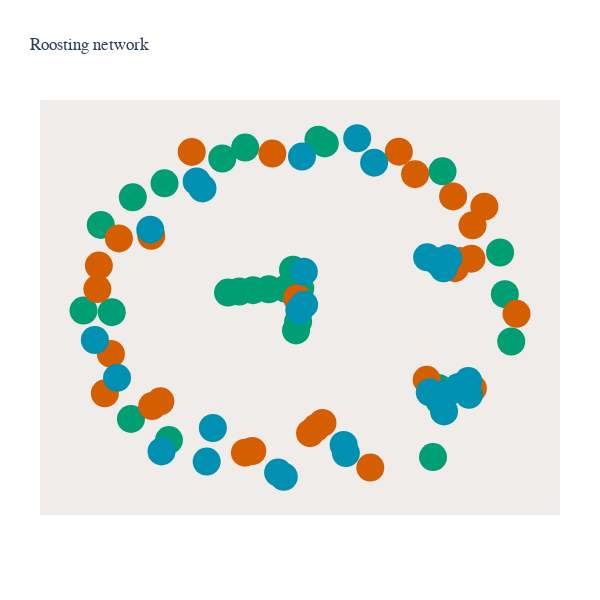

Notebook code for this chart:
### Markdown cell above
### Relation networks

**nodes** as individual bats

**edges** as relations

### Code cell
##### import networkx as nx

target_relation= ['PO']

sorted_names= list(Par_dict.keys())

gp_acquaintance= [[z for z in gp_bats.keys() if x in gp_bats[z]] for x in sorted_names]
gp_acquaintance= list(it.chain(*gp_acquaintance))

gp_col= {
    'SE': [213,94,0],
    'SR': [0,158,115],
    'SH': [0,144,178]
}

col_vec= ['rgb({})'.format(','.join([str(z) for z in gp_col[x]])) for x in gp_acquaintance]

G=nx.Graph()#  G is an empty Graph

my_nodes=range(len(sorted_names))
G.add_nodes_from(my_nodes)

edges= []
edge_width= []
for bat in sorted_names:
    for other in sorted_names:
        if Par_dict[bat][other] in target_relation and bat != other:
            ibat= sorted_names.index(bat)
            iother= sorted_names.index(other)
            edge_width.append(Anatree[bat][other])
            edges.append(tuple(sorted([ibat,iother])))

edges= sorted(list(set(edges)))
G.add_edges_from(edges)

pos=nx.fruchterman_reingold_layout(G)

Xn=[pos[k][0] for k in range(len(pos))]
Yn=[pos[k][1] for k in range(len(pos))]

labels= sorted_names



trace_nodes=dict(type='scatter',
                 x=Xn, 
                 y=Yn,
                 mode='markers',
                 marker=dict(size=28, color=col_vec),
                 text=labels,
                 hoverinfo='text')


Xe=[]
Ye=[]
for e in G.edges():
    Xe.extend([pos[e[0]][0], pos[e[1]][0], None])
    Ye.extend([pos[e[0]][1], pos[e[1]][1], None])

trace_edges=dict(type='scatter',
                 mode='lines',
                 x=Xe,
                 y=Ye,
                 line=dict(width=1, color='rgb(25,25,25)'),
                 hoverinfo='none' 
                )

axis=dict(showline=False, # hide axis line, grid, ticklabels and  title
          zeroline=False,
          showgrid=False,
          showticklabels=False,
          title='' 
          )
layout=dict(title= 'Roosting network',  
            font= dict(family='Balto'),
            width=600,
            height=600,
            autosize=False,
            showlegend=False,
            xaxis=axis,
            yaxis=axis,
            margin=dict(
            l=40,
            r=40,
            b=85,
            t=100,
            pad=0,
       
    ),
    hovermode='closest',
    plot_bgcolor='#efecea', #set background color            
    )


fig = dict(data=[trace_edges, trace_nodes], layout=layout)

iplot(fig)

### Figure 1 — Plotly figure (JSON) as saved in the notebook; plotly's stock layout.template omitted (floating-point values rounded to 4 significant figures)
{"data": [{"hoverinfo": "none", "line": {"color": "rgb(25,25,25)", "width": 1}, "mode": "lines", "type": "scatter", "x": [0.05982, 0.08805, null, 0.6067, 0.6013, null, 0.6067, 0.6263, null, -0.03189, -0.04139, null, -0.03189, -0.0265, null, -0.02227, -0.04262, null, -0.02227, -0.03683, null, -0.08726, -0.1642, null, -0.08726, -0.04262, null, -0.08726, -0.03683, null, -0.2973, -0.3481, null, -0.2973, -0.235, null, -0.1642, -0.235, null, 0.6013, 0.548, null, 0.6013, 0.6916, null, 0.6013, 0.6394, null, 0.6013, 0.5622, null, -0.04262, -0.05497, null, -0.04262, -0.006277, null, -0.03683, -0.0265, null, -0.03683, -0.005092, null, 0.022, 0.04863, null, 0.7499, 0.6969, null, -0.6944, -0.6989, null, 0.07793, 0.04863, null, 0.6969, 0.6747, null, 0.6969, 0.6456, null, -0.6903, -0.6533, null, 0.6747, 0.624, null, 0.7561, 0.6916, null, -0.2386, -0.2717, null, 0.1734, 0.1836, null, -0.4896, -0.4633, null, 0.6916, 0.7388, null, 0.6916, 0.7355, null, -0.1222, -0.09666, null, -0.0265, -0.005092, null, 0.624, 0.5938, null, 0.5938, 0.5501, null, 0.5938, 0.6456, null], "y": [0.9522, 0.9316, null, -0.5302, -0.4551, null, -0.5302, -0.5885, null, -0.07878, -0.1292, null, -0.07878, -0.01505, null, 0.1099, 0.1614, null, 0.1099, 0.05404, null, 0.1067, 0.1046, null, 0.1067, 0.1614, null, 0.1067, 0.05404, null, 0.09169, 0.0855, null, 0.09169, 0.09947, null, 0.1046, 0.09947, null, -0.4551, -0.4088, null, -0.4551, -0.449, null, -0.4551, -0.4861, null, -0.4551, -0.4798, null, 0.1614, 0.2157, null, 0.1614, 0.2044, null, 0.05404, -0.01505, null, 0.05404, 0.01709, null, -0.7116, -0.6811, null, 0.2779, 0.2647, null, 0.4075, 0.4424, null, -0.6537, -0.6811, null, 0.2647, 0.2241, null, 0.2647, 0.2805, null, -0.5581, -0.5307, null, 0.2241, 0.2235, null, -0.4579, -0.449, null, -0.8126, -0.822, null, -0.7782, -0.8245, null, 0.7157, 0.6762, null, -0.449, -0.4942, null, -0.449, -0.4159, null, -0.9349, -0.9586, null, -0.01505, 0.01709, null, 0.2235, 0.2636, null, 0.2636, 0.2852, null, 0.2636, 0.2805, null]}, {"hoverinfo": "text", "marker": {"color": ["rgb(0,158,115)", "rgb(0,158,115)", "rgb(0,158,115)", "rgb(0,158,115)", "rgb(0,158,115)", "rgb(0,158,115)", "rgb(0,158,115)", "rgb(0,158,115)", "rgb(0,158,115)", "rgb(0,158,115)", "rgb(0,158,115)", "rgb(0,158,115)", "rgb(0,158,115)", "rgb(0,158,115)", "rgb(0,158,115)", "rgb(0,158,115)", "rgb(0,158,115)", "rgb(0,158,115)", "rgb(0,158,115)", "rgb(0,158,115)", "rgb(0,158,115)", "rgb(0,158,115)", "rgb(0,158,115)", "rgb(0,158,115)", "rgb(0,158,115)", "rgb(0,158,115)", "rgb(0,158,115)", "rgb(0,158,115)", "rgb(213,94,0)", "rgb(213,94,0)", "rgb(213,94,0)", "rgb(213,94,0)", "rgb(213,94,0)", "rgb(213,94,0)", "rgb(213,94,0)", "rgb(213,94,0)", "rgb(213,94,0)", "rgb(213,94,0)", "rgb(213,94,0)", "rgb(213,94,0)", "rgb(213,94,0)", "rgb(213,94,0)", "rgb(213,94,0)", "rgb(213,94,0)", "rgb(213,94,0)", "rgb(213,94,0)", "rgb(213,94,0)", "rgb(213,94,0)", "rgb(213,94,0)", "rgb(213,94,0)", "rgb(213,94,0)", "rgb(213,94,0)", "rgb(213,94,0)", "rgb(213,94,0)", "rgb(213,94,0)", "rgb(213,94,0)", "rgb(0,144,178)", "rgb(0,144,178)", "rgb(0,144,178)", "rgb(0,144,178)", "rgb(0,144,178)", "rgb(0,144,178)", "rgb(0,144,178)", "rgb(0,144,178)", "rgb(0,144,178)", "rgb(0,144,178)", "rgb(0,144,178)", "rgb(0,144,178)", "rgb(0,144,178)", "rgb(0,144,178)", "rgb(0,144,178)", "rgb(0,144,178)", "rgb(0,144,178)", "rgb(0,144,178)", "rgb(0,144,178)", "rgb(0,144,178)", "rgb(0,144,178)", "rgb(0,144,178)", "rgb(0,144,178)", "rgb(0,144,178)", "rgb(0,144,178)", "rgb(0,144,178)", "rgb(0,144,178)", "rgb(0,144,178)"], "size": 28}, "mode": "markers", "text": ["ESSR19", "ESSR18", "ESSR20", "ESSR01", "ESSR02", "ESSR03", "ESSR04", "ESSR05", "ESSR06", "ESSR07", "ESSR08", "ESSR09", "ESSR10", "ESSR11", "ESSR12", "ESSR13", "ESSR14", "ESSR15", "ESSR16", "ESSR17", "ESSR21", "ESSR22", "ESSR23", "ESSR24", "ESSR25", "ESSR26", "ESSR27", "ESSR28", "ESSE01", "ESSE02", "ESSE03", "ESSE04", "ESSE05", "ESSE06", "ESSE07", "ESSE08", "ESSE09", "ESSE10", "ESSE11", "ESSE12", "ESSE13", "ESSE14", "ESSE15", "ESSE16", "ESSE17", "ESSE18", "ESSE19", "ESSE20", "ESSE21", "ESSE22", "ESSE23", "ESSE24", "ESSE25", "ESSE26", "ESSE27", "ESSE28", "ESSH10", "ESSH11", "ESSH12", "ESSH13", "ESSH14", "ESSH15", "ESSH16", "ESSH17", "ESSH18", "ESSH19", "ESSH08", "ESSH09", "ESSH01", "ESSH02", "ESSH03", "ESSH04", "ESSH05", "ESSH06", "ESSH07", "ESSH20", "ESSH21", "ESSH22", "ESSH23", "ESSH24", "ESSH25", "ESSH26", "ESSH27", "ESSH28"], "type": "scatter", "x": [0.05982, 0.6067, 0.08805, -0.03189, 0.879, -0.02227, -0.374, -0.08726, -0.9221, -0.2973, -0.04139, -0.3481, -0.1642, -0.2709, 0.9294, 0.6013, 0.6196, -0.04262, 0.9005, -0.235, -0.7859, -0.7775, -0.6145, -0.6345, -1, 0.5766, -0.8726, -0.05497, -0.03683, -0.9375, 0.022, -0.8765, -0.8403, 0.7499, -0.9307, 0.6672, -0.6944, 0.07793, 0.6969, -0.6903, 0.6747, 0.9531, 0.8082, 0.4223, 0.04863, -0.1483, -0.6533, 0.7547, 0.7561, 0.548, -0.2386, -0.9036, -0.5119, 0.2936, -0.2717, 0.4957, -0.6989, 0.1734, -0.4896, 0.6916, -0.1222, 0.6394, -0.0265, -0.4633, 0.1836, -0.005092, 0.624, 0.7388, 0.5622, -0.09666, 0.5938, 0.5501, -0.01447, -0.4165, 0.6456, -0.648, -0.9487, 0.3109, 0.7355, 0.6263, -0.8487, -0.4444, 0.2346, -0.006277], "y": [0.9522, -0.5302, 0.9316, -0.07878, 0.3129, 0.1099, 0.8457, 0.1067, 0.4693, 0.09169, -0.1292, 0.0855, 0.1046, 0.9077, -0.1917, -0.4551, 0.7729, 0.1614, 0.07635, 0.09947, -0.6308, 0.6258, -0.7505, 0.7049, -0.0166, -0.8471, -0.02566, 0.2157, 0.05404, 0.1057, -0.7116, -0.2623, 0.3926, 0.2779, 0.2388, 0.6311, 0.4075, -0.6537, 0.2647, -0.5581, 0.2241, -0.03477, 0.5727, 0.8845, -0.6811, 0.8737, -0.5307, 0.467, -0.4579, -0.4088, -0.8126, -0.4854, 0.883, -0.9064, -0.822, 0.7569, 0.4424, -0.7782, 0.7157, -0.449, -0.9349, -0.4861, -0.01505, 0.6762, -0.8245, 0.01709, 0.2235, -0.4942, -0.4798, -0.9586, 0.2636, 0.2852, 0.857, -0.6822, 0.2805, -0.8152, -0.1831, 0.8219, -0.4159, -0.5885, -0.3977, -0.8727, 0.9607, 0.2044]}], "layout": {"autosize": false, "font": {"family": "Balto"}, "height": 600, "hovermode": "closest", "margin": {"b": 85, "l": 40, "pad": 0, "r": 40, "t": 100}, "plot_bgcolor": "#efecea", "showlegend": false, "title": {"text": "Roosting network"}, "width": 600, "xaxis": {"showgrid": false, "showline": false, "showticklabels": false, "title": {"text": ""}, "zeroline": false}, "yaxis": {"showgrid": false, "showline": false, "showticklabels": false, "title": {"text": ""}, "zeroline": false}}}
